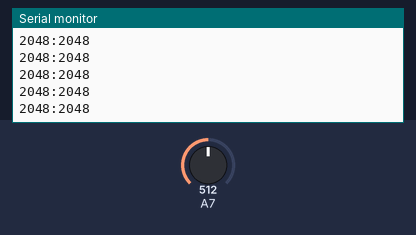
A sketch run on a simulated Arduino Uno, built with avr-gcc and run on an emulated ATmega328P. Shown: the last lines printed to the serial monitor. The inputs (shaded band) are chosen by the test bench; at power-on: A7 = 512.

Above: at 1.2 s.
1.3 s: A7 set to 716
At 2.0 s:
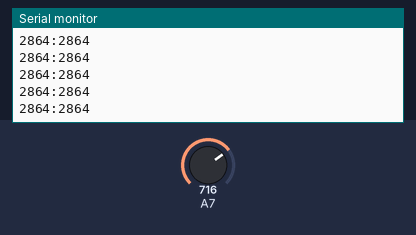
2.8 s: A7 set to 900
At 3.8 s:
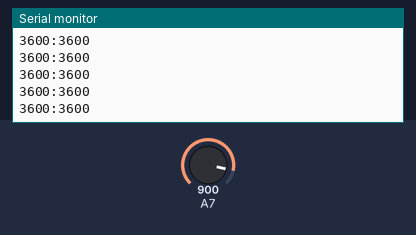
Timing chart, 0 to 5.8 s (numbered marks = the images above; inputs shaded):
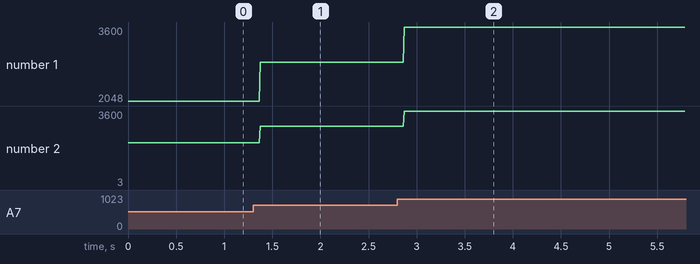

Measured:
- after the input at 1.3 s, the serial monitor: prints a new line after 0.07 s (image 1)
- after the input at 2.8 s, the serial monitor: prints a new line after 0.07 s (image 2)
- plotted number 1: 2048 → 2864 after the input at 1.3 s, 2864 → 3600 after the input at 2.8 s
- plotted number 2: 2048 → 2864 after the input at 1.3 s, 2864 → 3 after the input at 2.8 s

The sketch:

sample_mic.ino
```cpp
int greatest = 0;
int greatest2 = 0;
int temp = 0;
int temp2 = 0;
int count = 0;
void setup() {
  Serial.begin(9600);

}

void loop() {
  temp = analogRead(21) * 4;
  //temp2 = analogRead(21) * 4;
  if(temp > greatest){
    greatest = temp;
  }
  //if(temp2 > greatest2){
    //greatest2 = temp2;
  //}
  Serial.print(temp);
  Serial.print(":");
  Serial.println(greatest);
  //Serial.print(temp2);
  //Serial.print(":");
  //Serial.println(greatest2);
  //Serial.println();

  if(count > 5000){
    count = 0;
    greatest = 0;
    greatest2 = 0;
  }
  count++;
}
```
